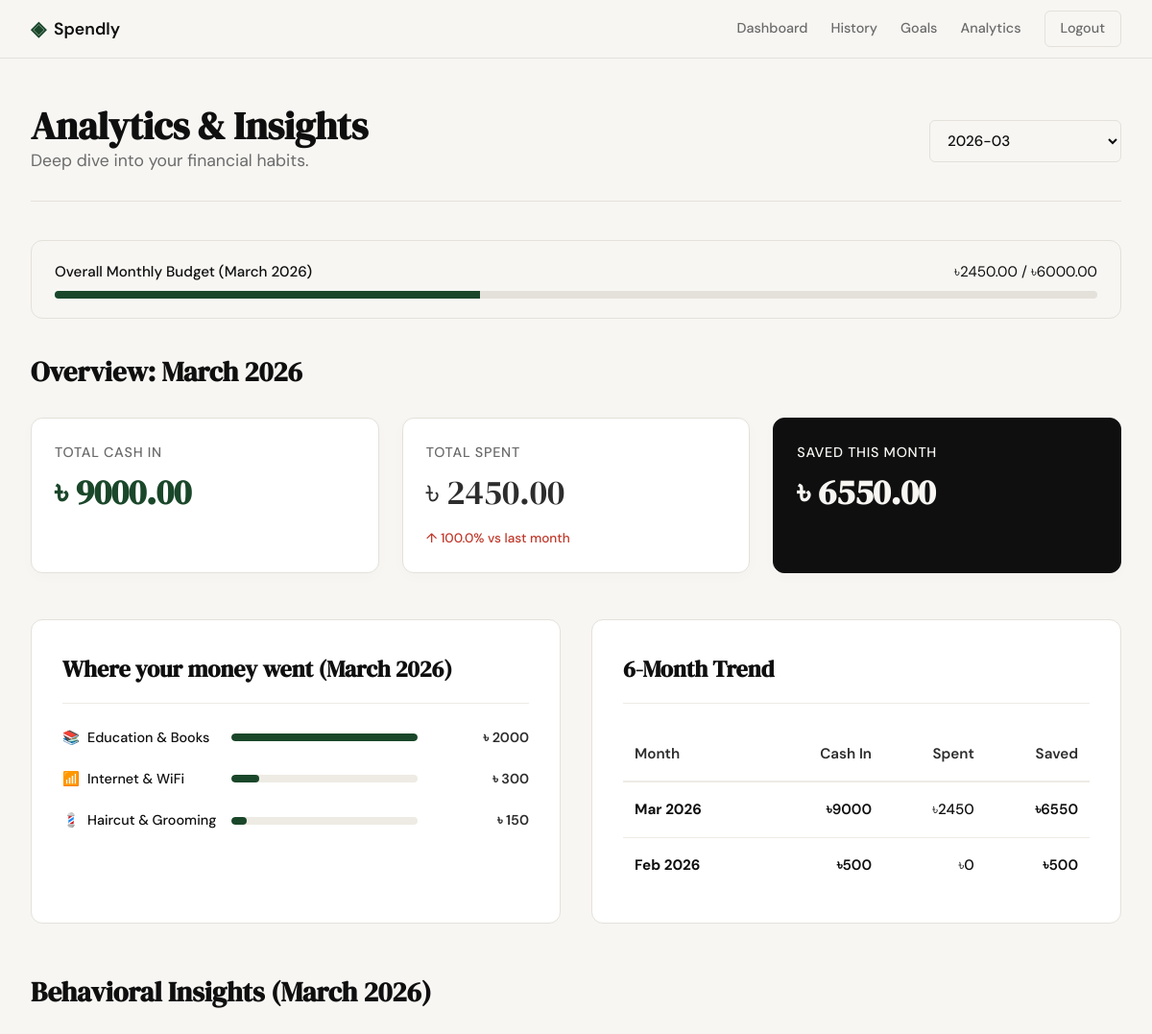
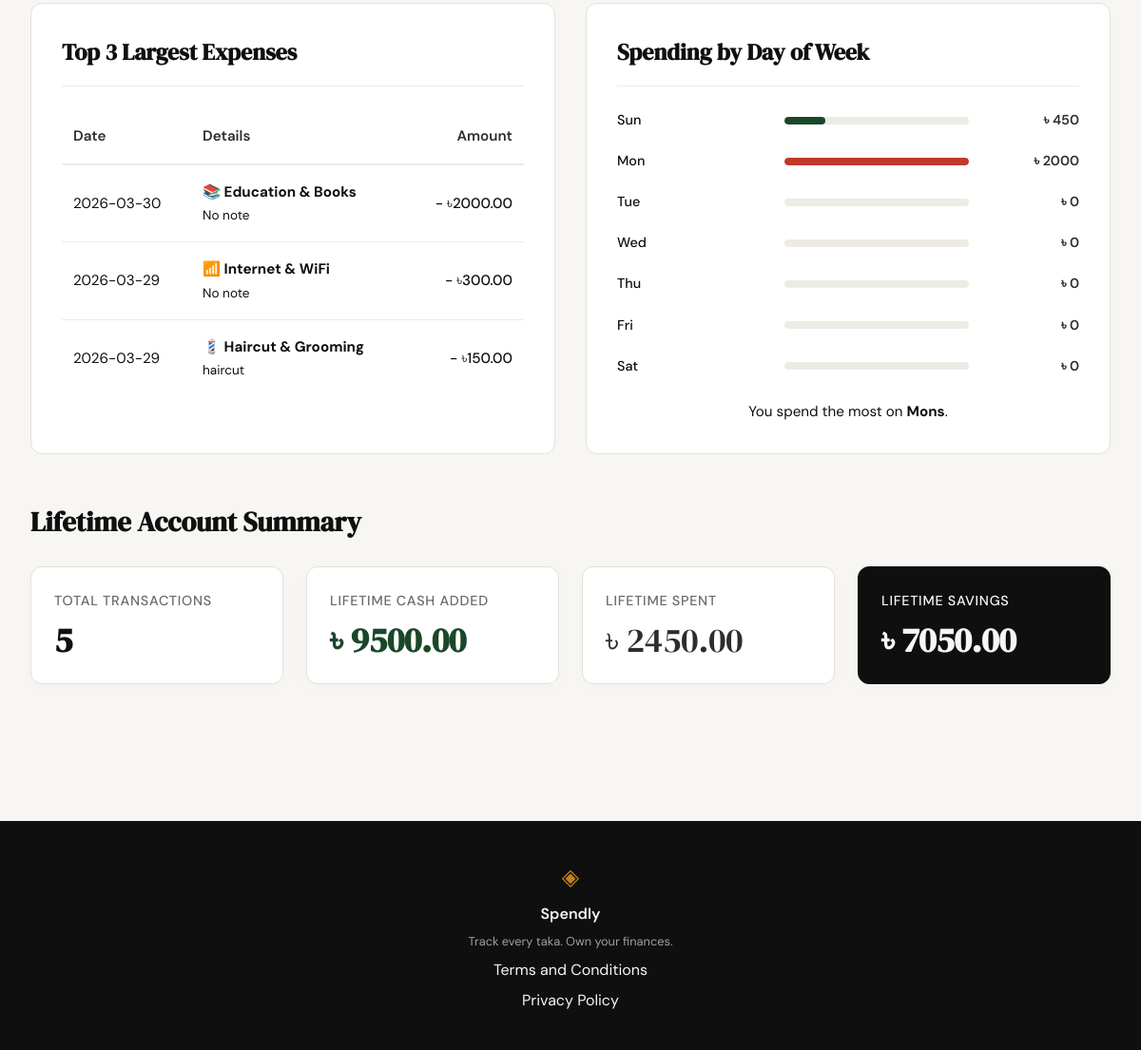
Screenshot of /analytics (signed in) with the database file from the repository (2 pictures, top to bottom).
### tables this page shows
CREATE TABLE budgets (
            id INTEGER PRIMARY KEY AUTOINCREMENT,
            user_id INTEGER NOT NULL,
            category_id INTEGER,
            amount REAL NOT NULL,
            month TEXT NOT NULL,
            FOREIGN KEY (user_id) REFERENCES users (id) ON DELETE CASCADE,
            FOREIGN KEY (category_id) REFERENCES categories (id) ON DELETE CASCADE,
            UNIQUE(user_id, category_id, month)
        );

CREATE TABLE categories (
            id INTEGER PRIMARY KEY AUTOINCREMENT,
            name TEXT UNIQUE NOT NULL,
            icon TEXT DEFAULT '💸'
        );

CREATE TABLE expenses (
            id INTEGER PRIMARY KEY AUTOINCREMENT,
            user_id INTEGER NOT NULL,
            category_id INTEGER NOT NULL,
            amount REAL NOT NULL,
            description TEXT,
            date TIMESTAMP DEFAULT CURRENT_TIMESTAMP,
            FOREIGN KEY (user_id) REFERENCES users (id) ON DELETE CASCADE,
            FOREIGN KEY (category_id) REFERENCES categories (id)
        );

### app/routes/analytics.py (the view)
@analytics_bp.route("/analytics")
def index():
    if "user_id" not in session:
        return redirect(url_for("auth.login"))
    uid = session["user_id"]
    conn = get_db()
    income_months = conn.execute(
        "SELECT DISTINCT strftime('%Y-%m', date) as m FROM incomes WHERE user_id=?", (uid,)
    ).fetchall()
    expense_months = conn.execute(
        "SELECT DISTINCT strftime('%Y-%m', date) as m FROM expenses WHERE user_id=?", (uid,)
    ).fetchall()
    all_months = sorted(
        set(r["m"] for r in income_months) | set(r["m"] for r in expense_months),
        reverse=True,
    )
    selected = request.args.get("month", datetime.now().strftime("%Y-%m"))
    sm_income = conn.execute(
        "SELECT COALESCE(SUM(amount),0) as t FROM incomes WHERE user_id=? AND strftime('%Y-%m',date)=?",
        (uid, selected),
    ).fetchone()["t"]
    sm_expense = conn.execute(
        "SELECT COALESCE(SUM(amount),0) as t FROM expenses WHERE user_id=? AND strftime('%Y-%m',date)=?",
        (uid, selected),
    ).fetchone()["t"]
    sm_saved = sm_income - sm_expense
    selected_dt = datetime.strptime(selected, "%Y-%m")
    if selected_dt.month == 1:
        prev_month_str = f"{selected_dt.year - 1}-12"
    else:
        prev_month_str = f"{selected_dt.year}-{selected_dt.month - 1:02d}"
    pm_expense = conn.execute(
        "SELECT COALESCE(SUM(amount),0) as t FROM expenses WHERE user_id=? AND strftime('%Y-%m',date)=?",
        (uid, prev_month_str),
    ).fetchone()["t"]
    mom_change_percent = 0
    if pm_expense > 0:
        mom_change_percent = ((sm_expense - pm_expense) / pm_expense) * 100
    elif sm_expense > 0:
        mom_change_percent = 100
    cat_breakdown = conn.execute("""
        SELECT c.name, c.icon, COALESCE(SUM(e.amount),0) as total
        FROM categories c LEFT JOIN expenses e ON c.id = e.category_id
            AND e.user_id = ? AND strftime('%Y-%m', e.date) = ?
        GROUP BY c.id HAVING total > 0
        ORDER BY total DESC
    """, (uid, selected)).fetchall()
    max_cat_amount = max((r["total"] for r in cat_breakdown), default=1)
    total_income = conn.execute(
        "SELECT COALESCE(SUM(amount),0) as t FROM incomes WHERE user_id=?", (uid,)
    ).fetchone()["t"]
    total_expense = conn.execute(
        "SELECT COALESCE(SUM(amount),0) as t FROM expenses WHERE user_id=?", (uid,)
    ).fetchone()["t"]
    total_transactions = conn.execute(
        "SELECT COUNT(*) as c FROM expenses WHERE user_id=?", (uid,)
    ).fetchone()["c"]
    total_cashins = conn.execute(
        "SELECT COUNT(*) as c FROM incomes WHERE user_id=?", (uid,)
    ).fetchone()["c"]
    monthly_trend = []
    for m in all_months[:6]:
        m_in = conn.execute(
            "SELECT COALESCE(SUM(amount),0) as t FROM incomes WHERE user_id=? AND strftime('%Y-%m',date)=?",
            (uid, m),
        ).fetchone()["t"]
        m_out = conn.execute(
            "SELECT COALESCE(SUM(amount),0) as t FROM expenses WHERE user_id=? AND strftime('%Y-%m',date)=?",
            (uid, m),
        ).fetchone()["t"]
        try:
            label = datetime.strptime(m, "%Y-%m").strftime("%b %Y")
        except ValueError:
            label = m
        monthly_trend.append({
            "month": m, "label": label,
            "income": m_in, "expense": m_out, "saved": m_in - m_out,
        })
    top_expenses = conn.execute("""
        SELECT e.description, e.amount, c.icon, c.name, e.date
        FROM expenses e
        LEFT JOIN categories c ON e.category_id = c.id
        WHERE e.user_id = ? AND strftime('%Y-%m', e.date) = ?
        ORDER BY e.amount DESC
        LIMIT 3
    """, (uid, selected)).fetchall()
    dow_expenses = conn.execute("""
        SELECT strftime('%w', date) as dow, SUM(amount) as total
        FROM expenses
        WHERE user_id = ? AND strftime('%Y-%m', date) = ?
        GROUP BY dow
    """, (uid, selected)).fetchall()
    dow_map = {"0": "Sun", "1": "Mon", "2": "Tue", "3": "Wed", "4": "Thu", "5": "Fri", "6": "Sat"}
    dow_data = [{"dow": dow_map[str(i)], "total": 0} for i in range(7)]
    for x in dow_expenses:
        dow_data[int(x["dow"])]["total"] = x["total"]
    highest_dow = max(dow_data, key=lambda x: x["total"]) if sm_expense > 0 else None
    budget_row = conn.execute(
        "SELECT amount FROM budgets WHERE user_id=? AND category_id IS NULL AND month=?",
        (uid, selected)
    ).fetchone()
    monthly_budget = budget_row["amount"] if budget_row else 0
    budget_used_percent = round(min(100, (sm_expense / monthly_budget) * 100), 1) if monthly_budget > 0 else 0
    try:
        selected_label = datetime.strptime(selected, "%Y-%m").strftime("%B %Y")
    except ValueError:
        selected_label = selected
    return render_template(
        "analytics.html",
        all_months=all_months,
        selected=selected,
        selected_label=selected_label,
        sm_income=sm_income,
        sm_expense=sm_expense,
        sm_saved=sm_saved,
        cat_breakdown=cat_breakdown,
        max_cat_amount=max_cat_amount,
        total_income=total_income,
        total_expense=total_expense,
        lifetime_saved=total_income - total_expense,
        total_transactions=total_transactions,
        total_cashins=total_cashins,
        monthly_trend=monthly_trend,
        mom_change_percent=mom_change_percent,
        top_expenses=top_expenses,
        dow_data=dow_data,
        highest_dow=highest_dow,
        monthly_budget=monthly_budget,
        budget_used_percent=budget_used_percent,
    )

### app/templates/analytics.html (shortened to what this page needs)
{% extends "base.html" %}
{% block content %}
<div class="dash-wrapper">
    <div class="dash-container">
        <header class="dash-header analytics-header">
            <div class="header-left">
                <h1 class="dash-title">Analytics & Insights</h1>
                <p class="greeting">Deep dive into your financial habits.</p>
            </div>
            <div class="header-right">
                <form method="GET" action="{{ url_for('analytics.index') }}" class="month-filter-form">
                    <select name="month" class="form-input select-month" onchange="this.form.submit()">
                        {% for m in all_months %}
                        <option value="{{ m }}" {% if m==selected %}selected{% endif %}>
                            {{ m }}
                        </option>
                        {% else %}
                        <option value="">No data available</option>
                        {% endfor %}
                    </select>
                </form>
            </div>
        </header>
        {% if monthly_budget > 0 %}
        <div
            style="background: var(--surface); padding: 1.25rem 1.5rem; border-radius: 12px; border: 1px solid var(--border); margin-bottom: 2rem;">
            <div style="display: flex; justify-content: space-between; margin-bottom: 0.5rem; font-size: 0.95rem;">
                <span style="font-weight: 500;">Overall Monthly Budget ({{ selected_label }})</span>
                <span style="color: var(--text-secondary);">৳{{ "%.2f"|format(sm_expense|default(0)) }} / ৳{{
                    "%.2f"|format(monthly_budget) }}</span>
            </div>
            <div class="progress-bar-bg"
                style="width: 100%; height: 8px; background: var(--border); border-radius: 4px; overflow: hidden;">
                <div class="progress-fill"
                    style="width: {{ budget_used_percent }}%; height: 100%; background: {% if budget_used_percent > 90 %}var(--danger){% elif budget_used_percent > 75 %}var(--warning){% else %}var(--primary){% endif %}; transition: width 0.8s ease-out;">
                </div>
            </div>
        </div>
        {% endif %}
        <h3 class="section-title">Overview: {{ selected_label }}</h3>
        <div class="stats-grid stats-3">
            <div class="stat-card">
                <p class="stat-label">Total Cash In</p>
                <h2 class="stat-value amount-in">৳ {{ "%.2f"|format(sm_income|default(0)) }}</h2>
            </div>
            <div class="stat-card">
                <p class="stat-label">Total Spent</p>
                <h2 class="stat-value amount-out">৳ {{ "%.2f"|format(sm_expense|default(0)) }}</h2>
                {% if mom_change_percent %}
                {% if mom_change_percent > 0 %}
                <p class="stat-trend trend-down">↑ {{ "%.1f"|format(mom_change_percent) }}% vs last month</p>
                {% elif mom_change_percent < 0 %} <p class="stat-trend trend-up">↓ {{
                    "%.1f"|format(mom_change_percent|abs) }}% vs last month</p>
                    {% endif %}
                    {% endif %}
            </div>
            <div class="stat-card {% if sm_saved >= 0 %}stat-primary{% else %}stat-danger{% endif %}">
                <p class="stat-label">Saved this month</p>
                <h2 class="stat-value">৳ {{ "%.2f"|format(sm_saved|default(0)) }}</h2>
            </div>
        </div>
        <div class="analytics-grid">
            <div class="card-full">
                <h3 class="card-title">Where your money went ({{ selected_label }})</h3>
                <div class="cat-bars-container">
                    {% for cat in cat_breakdown %}
                    <div class="cat-bar-row">
                        <div class="cat-info">
                            <span class="cat-icon">{{ cat.icon }}</span>
                            <span class="cat-name">{{ cat.name }}</span>
                        </div>
                        <div class="cat-track">
                            <div class="cat-fill" style="width: {{ (cat.total / max_cat_amount * 100)|round }}%;"></div>
                        </div>
                        <div class="cat-amount">৳ {{ "%.0f"|format(cat.total) }}</div>
                    </div>
                    {% else %}
                    <p class="empty-state">No expenses recorded for this month.</p>
                    {% endfor %}
                </div>
            </div>
            <div class="card-full">
                <h3 class="card-title">6-Month Trend</h3>
                <div class="table-responsive">
                    <table class="dash-table">
                        <thead>
                            <tr>
                                <th>Month</th>
                                <th class="text-right">Cash In</th>
                                <th class="text-right">Spent</th>
                                <th class="text-right">Saved</th>
                            </tr>
                        </thead>
                        <tbody>
                            {% for t in monthly_trend %}
                            <tr>
                                <td><strong>{{ t.label }}</strong></td>
                                <td class="text-right amount-in">৳{{ "%.0f"|format(t.income) }}</td>
                                <td class="text-right amount-out">৳{{ "%.0f"|format(t.expense) }}</td>
                                <td class="text-right {% if t.saved >= 0 %}amount-in{% else %}amount-out{% endif %}">
                                    ৳{{ "%.0f"|format(t.saved) }}
                                </td>
                            </tr>
                            {% else %}
                            <tr>
                                <td colspan="4" class="text-center empty-state">No historic data available.</td>
                            </tr>
                            {% endfor %}
                        </tbody>
                    </table>
                </div>
            </div>
        </div>
        <h3 class="section-title" style="margin-top: 2rem;">Behavioral Insights ({{ selected_label }})</h3>
        <div class="analytics-grid">
            <div class="card-full">
                <h3 class="card-title">Top 3 Largest Expenses</h3>
                <div class="table-responsive">
                    <table class="dash-table">
                        <thead>
                            <tr>
                                <th>Date</th>
                                <th>Details</th>
                                <th class="text-right">Amount</th>
                            </tr>
                        </thead>
                        <tbody>
                            {% for e in top_expenses %}
                            <tr>
                                <td>{{ e.date.split(' ')[0] }}</td>
                                <td><strong>{{ e.icon }} {{ e.name }}</strong><br><span
                                        style="font-size:0.85rem; color:var(--text-secondary);">{{ e.description or 'No
                                        note' }}</span></td>
                                <td class="text-right amount-out">- ৳{{ "%.2f"|format(e.amount) }}</td>
                            </tr>
                            {% else %}
                            <tr>
                                <td colspan="3" class="text-center empty-state">No expenses to analyze.</td>
                            </tr>
                            {% endfor %}
                        </tbody>
                    </table>
                </div>
            </div>
            <div class="card-full">
                <h3 class="card-title">Spending by Day of Week</h3>
                <div class="cat-bars-container">
                    {% set max_dow = highest_dow.total if highest_dow else 1 %}
                    {% for d in dow_data %}
                    <div class="cat-bar-row">
                        <div class="cat-info">
                            <span class="cat-name">{{ d.dow }}</span>
                        </div>
                        <div class="cat-track">
                            <div class="cat-fill {% if d.dow == (highest_dow.dow if highest_dow else '') %}trend-up-bg{% endif %}"
                                style="width: {{ (d.total / max_dow * 100)|round if max_dow > 0 else 0 }}%; background: {% if d.dow == (highest_dow.dow if highest_dow else '') %}var(--danger){% else %}var(--primary){% endif %};">
                            </div>
                        </div>
                        <div class="cat-amount">৳ {{ "%.0f"|format(d.total) }}</div>
                    </div>
                    {% endfor %}
                </div>
                {% if highest_dow and highest_dow.total > 0 %}
                <p style="margin-top: 1.5rem; font-size: 0.95rem; color: var(--text-secondary); text-align: center;">You
                    spend the most on <strong style="color:var(--text-primary);">{{ highest_dow.dow }}s</strong>.</p>
                {% endif %}
            </div>
        </div>
        <h3 class="section-title" style="margin-top: 2rem;">Lifetime Account Summary</h3>
        <div class="stats-grid">
            <div class="stat-card">
                <p class="stat-label">Total Transactions</p>
                <h2 class="stat-value">{{ total_transactions + total_cashins }}</h2>
            </div>
            <div class="stat-card">
                <p class="stat-label">Lifetime Cash Added</p>
                <h2 class="stat-value amount-in">৳ {{ "%.2f"|format(total_income|default(0)) }}</h2>
            </div>
            <div class="stat-card">
                <p class="stat-label">Lifetime Spent</p>
                <h2 class="stat-value amount-out">৳ {{ "%.2f"|format(total_expense|default(0)) }}</h2>
            </div>
            <div class="stat-card stat-primary">
                <p class="stat-label">Lifetime Savings</p>
                <h2 class="stat-value">৳ {{ "%.2f"|format(lifetime_saved|default(0)) }}</h2>
            </div>
        </div>
    </div>
</div>
{% endblock %}

### rows the page displays
budgets: amount "6000.00"
categories: icon "📚", name "Education & Books", {{ (cat.total / max_cat_amount * 100)|round }} 100.0 (drawn), total "2000"
categories: icon "📶", name "Internet & WiFi", {{ (cat.total / max_cat_amount * 100)|round }} 15.0 (drawn), total "300"
categories: icon "💈", name "Haircut & Grooming", {{ (cat.total / max_cat_amount * 100)|round }} 8.0 (drawn), total "150"
expenses: date "2026-03-30", icon "📚", name "Education & Books", description "No note", amount "2000.00"
expenses: date "2026-03-29", icon "📶", name "Internet & WiFi", description "No note", amount "300.00"
expenses: date "2026-03-29", icon "💈", name "Haircut & Grooming", description "haircut", amount "150.00"

### other values shown
{{ selected_label }} "March 2026"
{{ "%.2f"|format(sm_expense|default(0)) }} "2450.00"
{{ "%.2f"|format(sm_income|default(0)) }} "9000.00"
{{ "%.1f"|format(mom_change_percent) }} "100.0"
{{ "%.2f"|format(sm_saved|default(0)) }} "6550.00"
{{ t.label }} "Mar 2026" "Feb 2026"
{{ "%.0f"|format(t.income) }} "9000" "500"
{{ "%.0f"|format(t.expense) }} "2450" "0"
{{ "%.0f"|format(t.saved) }} "6550" "500"
{{ d.dow }} "Sun" "Mon" "Tue" "Wed" "Thu" "Fri" "Sat"
{{ "%.0f"|format(d.total) }} "450" "2000" "0" "0" "0" "0" "0"
{{ highest_dow.dow }} "Mon"
{{ total_transactions + total_cashins }} "5"
{{ "%.2f"|format(total_income|default(0)) }} "9500.00"
{{ "%.2f"|format(total_expense|default(0)) }} "2450.00"
